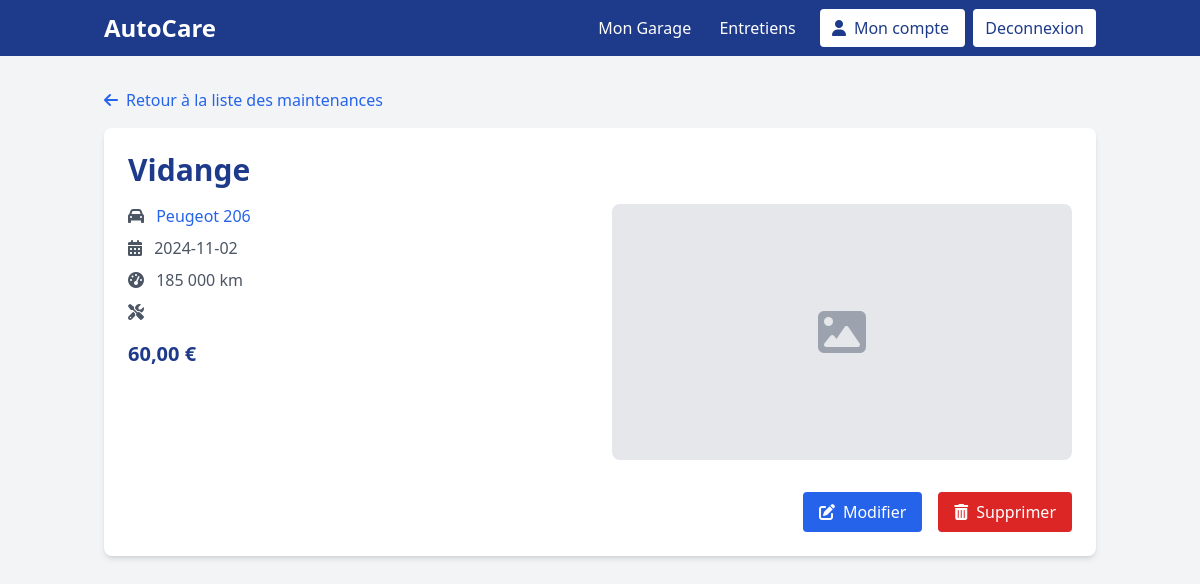
Page /?ctrl=maintenance&action=showOne&id=1 (signed in) on the committed database.
### tables this page shows
CREATE TABLE `maintenance` (
                               `mai_id` int(11) NOT NULL,
                               `mai_description` varchar(500) DEFAULT NULL,
                               `mai_price` decimal(15,2) DEFAULT NULL,
                               `mai_photo` varchar(50) DEFAULT NULL,
                               `mai_date` date DEFAULT NULL,
                               `mai_typeId` int(11) NOT NULL,
                               `mai_carId` int(11) NOT NULL
);

CREATE TABLE `type` (
                        `typ_id` int(11) NOT NULL,
                        `typ_label` varchar(50) DEFAULT NULL
);

CREATE TABLE `brand` (
                         `bra_id` int(11) NOT NULL,
                         `bra_label` varchar(50) DEFAULT NULL
);

CREATE TABLE `model` (
                         `mod_id` int(11) NOT NULL,
                         `mod_label` varchar(50) DEFAULT NULL,
                         `mod_brandId` int(11) NOT NULL
);

CREATE TABLE `car` (
                       `car_id` int(11) NOT NULL,
                       `car_year` year(4) DEFAULT NULL,
                       `car_kilometers` int(11) DEFAULT NULL,
                       `car_fuelType` varchar(50) DEFAULT NULL,
                       `car_licensePlate` varchar(50) DEFAULT NULL,
                       `car_notes` varchar(500) DEFAULT NULL,
                       `car_modelId` int(11) NOT NULL,
                       `car_brandId` int(11) NOT NULL,
                       `car_useId` int(11) NOT NULL
);

### models/CoreModel.php (called while the page is built, shortened)
<?php
abstract class CoreModel
{
    private $_engine = DB_ENGINE;
    private $_host = DB_HOST;
    private $_dbname = DB_NAME;
    private $_charset = DB_CHARSET;
    private $_dbuser = DB_USER;
    private $_dbpwd = DB_PWD;
    private $_db;
    private function connect(): void
    {
        try {
            $dsn = $this->_engine . ':host=' . $this->_host . ';dbname=' . $this->_dbname . ';charset=' . $this->_charset;
            $this->_db = new PDO($dsn, $this->_dbuser, $this->_dbpwd, [PDO::ATTR_ERRMODE => PDO::ERRMODE_EXCEPTION, PDO::ATTR_DEFAULT_FETCH_MODE => PDO::FETCH_ASSOC]);
        } catch (PDOException $e) {
            die($e->getMessage());
        }
    }
    protected function getDb(): PDO
    {
        return $this->_db;
    }
}

### models/MaintenanceModel.php (called while the page is built, shortened)
<?php
class MaintenanceModel extends CoreModel
{
    public function readOne($id)
    {
        $sql = "SELECT mai_id,typ_label as mai_name, mai_description, mai_photo, mai_price, mai_date, mai_carId, bra_label AS car_brand, mod_label AS car_model, car_kilometers
                FROM maintenance
                JOIN car  ON mai_carId = car_id
                JOIN brand ON car_brandId = bra_id
                JOIN model ON car_modelId = mod_id
                JOIN type ON mai_typeId = typ_id
                WHERE mai_id = :id ";
        try {
            if (($this->_req = $this->getDb()->prepare($sql)) !== false) {
                if ($this->_req->bindValue(':id', $id, PDO::PARAM_INT)) {
                    if ($this->_req->execute()) {
                        $data = $this->_req->fetch(PDO::FETCH_ASSOC);
                        return $data;
                    }
                }
            }
        } catch (PDOException $e) {
            die ($e->getMessage());
        }
    }
}

### entity/CoreEntity.php (called while the page is built, shortened)
<?php
abstract class CoreEntity
{
    private function hydrate(array $data): void
    {
        foreach ($data as $key => $value) {
            $methodName = 'set' . ucfirst(substr($key, 4, strlen($key) - 4));
        }
    }
}

### entity/Maintenance.php (called while the page is built, shortened)
<?php
class Maintenance extends CoreEntity
{
    private ?string $name;
    private ?string $photo;
    private ?int $price;
    private ?string $date;
    private int $carId;
    private string $model;
    private string $brand;
    private ?int $kilometers;
    public function getKilometers(): ?int
    {
        return $this->kilometers;
    }
    public function getModel(): string
    {
        return $this->model;
    }
    public function getBrand(): string
    {
        return $this->brand;
    }
    public function getName(): ?string
    {
        return $this->name;
    }
    public function getPhoto(): ?string
    {
        return $this->photo;
    }
    public function getPrice(): ?int
    {
        return $this->price;
    }
    public function getDate(): ?string
    {
        return $this->date;
    }
    public function getCarId(): int
    {
        return $this->carId;
    }
    public function setName(?string $name): void
    {
        $this->name = $name;
    }
    public function setPhoto(?string $photo): void
    {
        $this->photo = $photo;
    }
    public function setDate(?string $date): void
    {
        $this->date = $date;
    }
    public function setCarId(int $carId): void
    {
        $this->carId = $carId;
    }
    public function setPrice(?int $price): void
    {
        $this->price = $price;
    }
    public function setBrand(string $brand): void
    {
        $this->brand = $brand;
    }
    public function setModel(string $model): void
    {
        $this->model = $model;
    }
    public function setKilometers(?int $kilometers): void
    {
        $this->kilometers = $kilometers;
    }
}

### views/maintenance/showOne.php (the view, shortened to what this page needs)
<main class="container mx-auto px-4 py-8 min-h-screen">
    <div class="mb-4">
        <a href="?ctrl=maintenance&action=showall&id=<?=$_SESSION['user']['id']?>" class="text-blue-600 hover:text-blue-800">
            <i class="fas fa-arrow-left mr-2"></i>Retour à la liste des maintenances
        </a>
    </div>
    <div class="bg-white shadow-md rounded-lg overflow-hidden">
        <div class="p-6">
            <h1 class="text-3xl font-bold mb-4 text-blue-900"><?= $maintenance->getName() ?></h1>
            <div class="grid md:grid-cols-2 gap-6">
                <div>
                    <p class="text-gray-600 mb-2">
                        <i class="fas fa-car mr-2"></i>
                        <a href="?ctrl=car&action=showOne&id=<?= $maintenance->getCarId() ?>" class="text-blue-600 hover:text-blue-800">
                            <?= $maintenance->getBrand() . ' ' . $maintenance->getModel() ?>
                        </a>
                    </p>
                    <p class="text-gray-600 mb-2">
                        <i class="fas fa-calendar-alt mr-2"></i>
                        <?= $maintenance->getDate() ?>
                    </p>
                    <p class="text-gray-600 mb-2">
                        <i class="fas fa-tachometer-alt mr-2"></i>
                        <?= number_format($maintenance->getKilometers(), 0, ',', ' ') ?> km
                    </p>
                    <p class="text-gray-600 mb-2">
                        <i class="fas fa-tools mr-2"></i>
                    </p>
                    <p class="text-blue-900 font-semibold text-xl mt-4">
                        <?= number_format($maintenance->getPrice(), 2, ',', ' ') ?> €
                    </p>
                </div>
                <div>
                    <?php if ($maintenance->getPhoto()): ?>
                        <img src="<?= $maintenance->getPhoto() ?>" alt="Photo de la maintenance" class="w-full h-auto rounded-lg shadow-md">
                    <?php else: ?>
                        <div class="w-full h-64 bg-gray-200 flex items-center justify-center rounded-lg">
                            <i class="fas fa-image text-5xl text-gray-400"></i>
                        </div>
                    <?php endif; ?>
                </div>
            </div>
            <div class="mt-8 flex justify-end space-x-4">
                <button onclick="openEditModal()" class="bg-blue-600 text-white py-2 px-4 rounded hover:bg-blue-700 transition duration-300">
                    <i class="fas fa-edit mr-2"></i>Modifier
                </button>
                <button onclick="openDeleteModal()" class="bg-red-600 text-white py-2 px-4 rounded hover:bg-red-700 transition duration-300">
                    <i class="fas fa-trash-alt mr-2"></i>Supprimer
                </button>
            </div>
        </div>
    </div>
</main>

### rows in the picture
maintenance: mai_typeId.typ_label "Vidange", brand.bra_label "Peugeot", model.mod_label "206", mai_date "2024-11-02", mai_carId.car_kilometers "185 000"

### other values in the picture
$maintenance->getPrice() "60,00"
